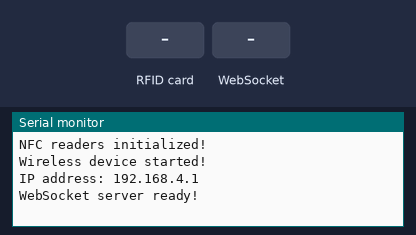
The sketch below on a simulated ESP32. On the bench: the last lines printed to the serial monitor. Inputs (shaded band) come from the test bench.

Above: at 1.3 s.
1.4 s: RFID card 5E 7A 19 C4 held to the reader
At 2.4 s:
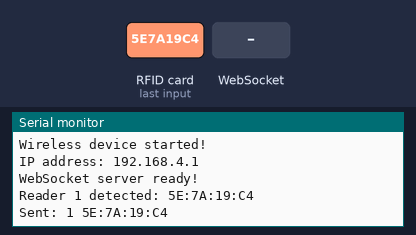
2.9 s: WebSocket text "1" received
At 4.4 s:
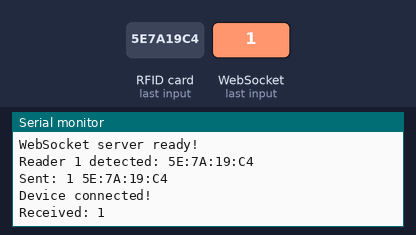

Measured:
- after the input at 1.4 s, the serial monitor: prints a new line at once (image 1)
- after the input at 2.9 s, the serial monitor: prints a new line at once (image 2)

The sketch:

pokecenter_tag_uid_reader.ino
```cpp
#include <WiFi.h>
#include <WebSocketsServer.h>
#include <SPI.h>
#include <MFRC522.h>

const char* ssid = "PokeCenter Connecter";
const char* password = "pokepass";

WebSocketsServer webSocket(81);

#define SCK_PIN 18
#define MISO_PIN 19
#define MOSI_PIN 23

#define RST_PIN 22
#define SS1_PIN 27
#define SS2_PIN 26

MFRC522 reader1(SS1_PIN, RST_PIN);
MFRC522 reader2(SS2_PIN, RST_PIN);

String getUID(MFRC522::Uid* uid) {
  String result = "";

  for (byte i = 0; i < uid->size; i++) {
    if (uid->uidByte[i] < 0x10) {
      result += "0";
    }

    result += String(uid->uidByte[i], HEX);

    if (i < uid->size - 1) {
      result += ":";
    }
  }

  result.toUpperCase();
  return result;
}

void sendTag(MFRC522& reader, int slot) {

  if (!reader.PICC_IsNewCardPresent()) {
    return;
  }

  if (!reader.PICC_ReadCardSerial()) {
    return;
  }

  String uid = getUID(&reader.uid);

  Serial.print("Reader ");
  Serial.print(slot);
  Serial.print(" detected: ");
  Serial.println(uid);

  String message = String(slot) + " " + uid;

  webSocket.broadcastTXT(message);

  Serial.print("Sent: ");
  Serial.println(message);

  // Finish reading
  reader.PICC_HaltA();
  reader.PCD_StopCrypto1();
}

void onWebSocketEvent(uint8_t client,
                      WStype_t type,
                      uint8_t* payload,
                      size_t length) {

  if (type == WStype_CONNECTED) {
    Serial.println("Device connected!");
  }

  if (type == WStype_DISCONNECTED) {
    Serial.println("Device disconnected.");
  }

  if (type == WStype_TEXT) {
    String message = "";

    for (size_t i = 0; i < length; i++) {
      message += (char)payload[i];
    }

    Serial.print("Received: ");
    Serial.println(message);

    webSocket.sendTXT(client, message);
  }
}

void setup() {

  Serial.begin(115200);

  SPI.begin(SCK_PIN, MISO_PIN, MOSI_PIN);

  reader1.PCD_Init();
  reader2.PCD_Init();

  Serial.println("NFC readers initialized!");

  WiFi.mode(WIFI_AP);
  WiFi.softAP(ssid, password);

  Serial.println("Wireless device started!");
  Serial.print("IP address: ");
  Serial.println(WiFi.softAPIP());

  webSocket.begin();
  webSocket.onEvent(onWebSocketEvent);

  Serial.println("WebSocket server ready!");
}

void loop() {

  webSocket.loop();

  // Check both readers
  sendTag(reader1, 1);
  sendTag(reader2, 2);
}
```
